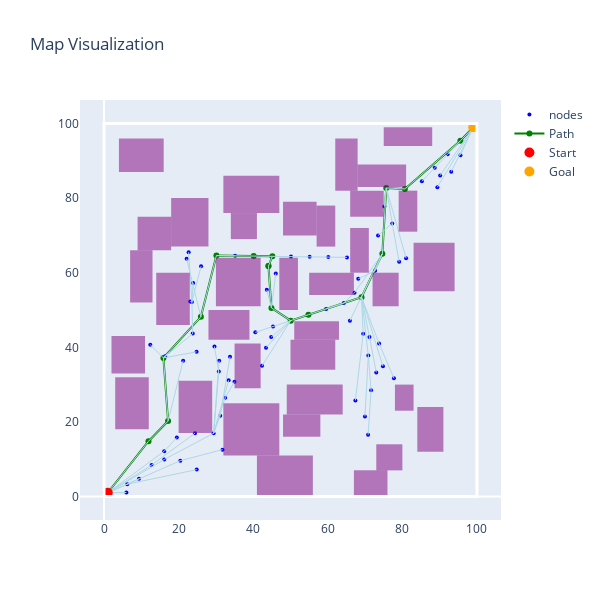

This figure's notebook cell:
### Code cell
visualize_map_shapes(multi_obs_map.grid, obs=multi_obs_map.obstacles, start=multi_obs_map.start, goal=multi_obs_map.goal,
                      path=result.path, nodes=list(map(lambda x: x.position, result.nodes)), edges=result.edges)

### Figure 1 — Plotly figure (JSON) as saved in the notebook; plotly's stock layout.template omitted (floating-point values rounded to 4 significant figures)
{"data": [{"marker": {"color": "blue", "size": 4}, "mode": "markers", "name": "nodes", "type": "scatter", "x": [1, 99, 6.0, 95.56, 92.11, 88.67, 85.23, 80.66, 9.38, 12.76, 16.14, 19.52, 24.38, 75.67, 29.38, 75.16, 31.15, 95.57, 32.49, 93.1, 34.98, 77.29, 30.77, 73.48, 74.63, 33.78, 72.69, 29.61, 68.16, 69.04, 24.82, 64.3, 59.55, 54.81, 50.06, 45.31, 40.57, 44.89, 20.46, 65.93, 23.78, 69.49, 31.77, 73.75, 6.223, 43.43, 25.97, 90.12, 23.13, 71.17, 21.22, 70.87, 23.89, 67.16, 33.41, 72.99, 16.16, 79.13, 26.02, 89.38, 22.69, 71.6, 24.84, 43.65, 16.36, 77.74, 17.18, 74.79, 22.15, 42.36, 12.41, 44.82, 11.92, 67.4, 30.87, 69.96, 15.93, 70.8, 23.56, 46.06, 30.13, 81.0, 35.13, 40.13, 45.13, 50.13, 55.13, 60.13, 65.13, 44.09, 44.09], "y": [1, 99, 1.069, 95.37, 91.75, 88.12, 84.5, 82.45, 4.753, 8.437, 12.12, 15.81, 16.96, 82.72, 16.95, 77.75, 21.62, 91.52, 26.44, 87.1, 30.78, 73.22, 33.48, 69.97, 65.1, 37.47, 60.5, 40.22, 58.37, 53.44, 38.78, 51.87, 50.3, 48.72, 47.15, 45.58, 44.0, 50.56, 9.604, 47.14, 43.67, 43.63, 12.56, 41.02, 3.291, 39.91, 48.17, 86.07, 52.28, 42.79, 36.42, 37.79, 57.22, 54.63, 31.15, 33.26, 9.921, 62.92, 61.75, 82.92, 65.47, 28.46, 7.2, 55.4, 37.61, 31.69, 20.22, 34.94, 63.73, 35.02, 40.67, 42.75, 14.81, 25.76, 36.39, 21.46, 37.16, 16.53, 52.15, 59.78, 64.59, 63.89, 64.52, 64.45, 64.38, 64.32, 64.25, 64.18, 64.11, 61.78, 61.78]}, {"line": {"color": "green"}, "marker": {"size": 6}, "mode": "lines+markers", "name": "Path", "type": "scatter", "x": [1, 11.92, 17.18, 15.93, 25.97, 30.13, 40.13, 45.13, 44.09, 44.09, 44.89, 50.06, 54.81, 69.04, 74.63, 75.67, 80.66, 95.56, 99], "y": [1, 14.81, 20.22, 37.16, 48.17, 64.59, 64.45, 64.38, 61.78, 61.78, 50.56, 47.15, 48.72, 53.44, 65.1, 82.72, 82.45, 95.37, 99]}, {"hoverinfo": "skip", "line": {"color": "lightblue", "width": 1}, "mode": "lines", "showlegend": false, "type": "scatter", "x": [1, 6.0], "y": [1, 1.069]}, {"hoverinfo": "skip", "line": {"color": "lightblue", "width": 1}, "mode": "lines", "showlegend": false, "type": "scatter", "x": [99, 95.56], "y": [99, 95.37]}, {"hoverinfo": "skip", "line": {"color": "lightblue", "width": 1}, "mode": "lines", "showlegend": false, "type": "scatter", "x": [95.56, 92.11], "y": [95.37, 91.75]}, {"hoverinfo": "skip", "line": {"color": "lightblue", "width": 1}, "mode": "lines", "showlegend": false, "type": "scatter", "x": [92.11, 88.67], "y": [91.75, 88.12]}, {"hoverinfo": "skip", "line": {"color": "lightblue", "width": 1}, "mode": "lines", "showlegend": false, "type": "scatter", "x": [88.67, 85.23], "y": [88.12, 84.5]}, {"hoverinfo": "skip", "line": {"color": "lightblue", "width": 1}, "mode": "lines", "showlegend": false, "type": "scatter", "x": [95.56, 80.66], "y": [95.37, 82.45]}, {"hoverinfo": "skip", "line": {"color": "lightblue", "width": 1}, "mode": "lines", "showlegend": false, "type": "scatter", "x": [1, 9.38], "y": [1, 4.753]}, {"hoverinfo": "skip", "line": {"color": "lightblue", "width": 1}, "mode": "lines", "showlegend": false, "type": "scatter", "x": [1, 12.76], "y": [1, 8.437]}, {"hoverinfo": "skip", "line": {"color": "lightblue", "width": 1}, "mode": "lines", "showlegend": false, "type": "scatter", "x": [1, 16.14], "y": [1, 12.12]}, {"hoverinfo": "skip", "line": {"color": "lightblue", "width": 1}, "mode": "lines", "showlegend": false, "type": "scatter", "x": [16.14, 19.52], "y": [12.12, 15.81]}, {"hoverinfo": "skip", "line": {"color": "lightblue", "width": 1}, "mode": "lines", "showlegend": false, "type": "scatter", "x": [12.76, 24.38], "y": [8.437, 16.96]}, {"hoverinfo": "skip", "line": {"color": "lightblue", "width": 1}, "mode": "lines", "showlegend": false, "type": "scatter", "x": [80.66, 75.67], "y": [82.45, 82.72]}, {"hoverinfo": "skip", "line": {"color": "lightblue", "width": 1}, "mode": "lines", "showlegend": false, "type": "scatter", "x": [75.67, 75.16], "y": [82.72, 77.75]}, {"hoverinfo": "skip", "line": {"color": "lightblue", "width": 1}, "mode": "lines", "showlegend": false, "type": "scatter", "x": [29.38, 31.15], "y": [16.95, 21.62]}, {"hoverinfo": "skip", "line": {"color": "lightblue", "width": 1}, "mode": "lines", "showlegend": false, "type": "scatter", "x": [99, 95.57], "y": [99, 91.52]}, {"hoverinfo": "skip", "line": {"color": "lightblue", "width": 1}, "mode": "lines", "showlegend": false, "type": "scatter", "x": [29.38, 32.49], "y": [16.95, 26.44]}, {"hoverinfo": "skip", "line": {"color": "lightblue", "width": 1}, "mode": "lines", "showlegend": false, "type": "scatter", "x": [99, 93.1], "y": [99, 87.1]}, {"hoverinfo": "skip", "line": {"color": "lightblue", "width": 1}, "mode": "lines", "showlegend": false, "type": "scatter", "x": [32.49, 34.98], "y": [26.44, 30.78]}, {"hoverinfo": "skip", "line": {"color": "lightblue", "width": 1}, "mode": "lines", "showlegend": false, "type": "scatter", "x": [75.67, 77.29], "y": [82.72, 73.22]}, {"hoverinfo": "skip", "line": {"color": "lightblue", "width": 1}, "mode": "lines", "showlegend": false, "type": "scatter", "x": [29.38, 30.77], "y": [16.95, 33.48]}, {"hoverinfo": "skip", "line": {"color": "lightblue", "width": 1}, "mode": "lines", "showlegend": false, "type": "scatter", "x": [77.29, 73.48], "y": [73.22, 69.97]}, {"hoverinfo": "skip", "line": {"color": "lightblue", "width": 1}, "mode": "lines", "showlegend": false, "type": "scatter", "x": [75.67, 74.63], "y": [82.72, 65.1]}, {"hoverinfo": "skip", "line": {"color": "lightblue", "width": 1}, "mode": "lines", "showlegend": false, "type": "scatter", "x": [31.15, 33.78], "y": [21.62, 37.47]}, {"hoverinfo": "skip", "line": {"color": "lightblue", "width": 1}, "mode": "lines", "showlegend": false, "type": "scatter", "x": [74.63, 72.69], "y": [65.1, 60.5]}, {"hoverinfo": "skip", "line": {"color": "lightblue", "width": 1}, "mode": "lines", "showlegend": false, "type": "scatter", "x": [30.77, 29.61], "y": [33.48, 40.22]}, {"hoverinfo": "skip", "line": {"color": "lightblue", "width": 1}, "mode": "lines", "showlegend": false, "type": "scatter", "x": [72.69, 68.16], "y": [60.5, 58.37]}, {"hoverinfo": "skip", "line": {"color": "lightblue", "width": 1}, "mode": "lines", "showlegend": false, "type": "scatter", "x": [74.63, 69.04], "y": [65.1, 53.44]}, {"hoverinfo": "skip", "line": {"color": "lightblue", "width": 1}, "mode": "lines", "showlegend": false, "type": "scatter", "x": [64.3, 59.55], "y": [51.87, 50.3]}, {"hoverinfo": "skip", "line": {"color": "lightblue", "width": 1}, "mode": "lines", "showlegend": false, "type": "scatter", "x": [69.04, 54.81], "y": [53.44, 48.72]}, {"hoverinfo": "skip", "line": {"color": "lightblue", "width": 1}, "mode": "lines", "showlegend": false, "type": "scatter", "x": [54.81, 50.06], "y": [48.72, 47.15]}, {"hoverinfo": "skip", "line": {"color": "lightblue", "width": 1}, "mode": "lines", "showlegend": false, "type": "scatter", "x": [50.06, 45.31], "y": [47.15, 45.58]}, {"hoverinfo": "skip", "line": {"color": "lightblue", "width": 1}, "mode": "lines", "showlegend": false, "type": "scatter", "x": [45.31, 40.57], "y": [45.58, 44.0]}, {"hoverinfo": "skip", "line": {"color": "lightblue", "width": 1}, "mode": "lines", "showlegend": false, "type": "scatter", "x": [50.06, 44.89], "y": [47.15, 50.56]}, {"hoverinfo": "skip", "line": {"color": "lightblue", "width": 1}, "mode": "lines", "showlegend": false, "type": "scatter", "x": [74.63, 65.93], "y": [65.1, 47.14]}, {"hoverinfo": "skip", "line": {"color": "lightblue", "width": 1}, "mode": "lines", "showlegend": false, "type": "scatter", "x": [69.04, 69.49], "y": [53.44, 43.63]}, {"hoverinfo": "skip", "line": {"color": "lightblue", "width": 1}, "mode": "lines", "showlegend": false, "type": "scatter", "x": [20.46, 31.77], "y": [9.604, 12.56]}, {"hoverinfo": "skip", "line": {"color": "lightblue", "width": 1}, "mode": "lines", "showlegend": false, "type": "scatter", "x": [69.04, 73.75], "y": [53.44, 41.02]}, {"hoverinfo": "skip", "line": {"color": "lightblue", "width": 1}, "mode": "lines", "showlegend": false, "type": "scatter", "x": [1, 6.223], "y": [1, 3.291]}, {"hoverinfo": "skip", "line": {"color": "lightblue", "width": 1}, "mode": "lines", "showlegend": false, "type": "scatter", "x": [6.223, 20.46], "y": [3.291, 9.604]}, {"hoverinfo": "skip", "line": {"color": "lightblue", "width": 1}, "mode": "lines", "showlegend": false, "type": "scatter", "x": [50.06, 43.43], "y": [47.15, 39.91]}, {"hoverinfo": "skip", "line": {"color": "lightblue", "width": 1}, "mode": "lines", "showlegend": false, "type": "scatter", "x": [99, 90.12], "y": [99, 86.07]}, {"hoverinfo": "skip", "line": {"color": "lightblue", "width": 1}, "mode": "lines", "showlegend": false, "type": "scatter", "x": [69.04, 71.17], "y": [53.44, 42.79]}, {"hoverinfo": "skip", "line": {"color": "lightblue", "width": 1}, "mode": "lines", "showlegend": false, "type": "scatter", "x": [69.04, 70.87], "y": [53.44, 37.79]}, {"hoverinfo": "skip", "line": {"color": "lightblue", "width": 1}, "mode": "lines", "showlegend": false, "type": "scatter", "x": [74.63, 67.16], "y": [65.1, 54.63]}, {"hoverinfo": "skip", "line": {"color": "lightblue", "width": 1}, "mode": "lines", "showlegend": false, "type": "scatter", "x": [67.16, 64.3], "y": [54.63, 51.87]}, {"hoverinfo": "skip", "line": {"color": "lightblue", "width": 1}, "mode": "lines", "showlegend": false, "type": "scatter", "x": [29.38, 33.41], "y": [16.95, 31.15]}, {"hoverinfo": "skip", "line": {"color": "lightblue", "width": 1}, "mode": "lines", "showlegend": false, "type": "scatter", "x": [71.17, 72.99], "y": [42.79, 33.26]}, {"hoverinfo": "skip", "line": {"color": "lightblue", "width": 1}, "mode": "lines", "showlegend": false, "type": "scatter", "x": [1, 16.16], "y": [1, 9.921]}, {"hoverinfo": "skip", "line": {"color": "lightblue", "width": 1}, "mode": "lines", "showlegend": false, "type": "scatter", "x": [16.16, 29.38], "y": [9.921, 16.95]}, {"hoverinfo": "skip", "line": {"color": "lightblue", "width": 1}, "mode": "lines", "showlegend": false, "type": "scatter", "x": [77.29, 79.13], "y": [73.22, 62.92]}, {"hoverinfo": "skip", "line": {"color": "lightblue", "width": 1}, "mode": "lines", "showlegend": false, "type": "scatter", "x": [99, 89.38], "y": [99, 82.92]}, {"hoverinfo": "skip", "line": {"color": "lightblue", "width": 1}, "mode": "lines", "showlegend": false, "type": "scatter", "x": [70.87, 71.6], "y": [37.79, 28.46]}, {"hoverinfo": "skip", "line": {"color": "lightblue", "width": 1}, "mode": "lines", "showlegend": false, "type": "scatter", "x": [6.223, 24.84], "y": [3.291, 7.2]}, {"hoverinfo": "skip", "line": {"color": "lightblue", "width": 1}, "mode": "lines", "showlegend": false, "type": "scatter", "x": [44.89, 43.65], "y": [50.56, 55.4]}, {"hoverinfo": "skip", "line": {"color": "lightblue", "width": 1}, "mode": "lines", "showlegend": false, "type": "scatter", "x": [73.75, 77.74], "y": [41.02, 31.69]}, {"hoverinfo": "skip", "line": {"color": "lightblue", "width": 1}, "mode": "lines", "showlegend": false, "type": "scatter", "x": [17.18, 21.22], "y": [20.22, 36.42]}, {"hoverinfo": "skip", "line": {"color": "lightblue", "width": 1}, "mode": "lines", "showlegend": false, "type": "scatter", "x": [69.04, 74.79], "y": [53.44, 34.94]}, {"hoverinfo": "skip", "line": {"color": "lightblue", "width": 1}, "mode": "lines", "showlegend": false, "type": "scatter", "x": [25.97, 22.15], "y": [48.17, 63.73]}, {"hoverinfo": "skip", "line": {"color": "lightblue", "width": 1}, "mode": "lines", "showlegend": false, "type": "scatter", "x": [50.06, 42.36], "y": [47.15, 35.02]}, {"hoverinfo": "skip", "line": {"color": "lightblue", "width": 1}, "mode": "lines", "showlegend": false, "type": "scatter", "x": [50.06, 44.82], "y": [47.15, 42.75]}, {"hoverinfo": "skip", "line": {"color": "lightblue", "width": 1}, "mode": "lines", "showlegend": false, "type": "scatter", "x": [1, 11.92], "y": [1, 14.81]}, {"hoverinfo": "skip", "line": {"color": "lightblue", "width": 1}, "mode": "lines", "showlegend": false, "type": "scatter", "x": [11.92, 17.18], "y": [14.81, 20.22]}, {"hoverinfo": "skip", "line": {"color": "lightblue", "width": 1}, "mode": "lines", "showlegend": false, "type": "scatter", "x": [69.49, 67.4], "y": [43.63, 25.76]}, {"hoverinfo": "skip", "line": {"color": "lightblue", "width": 1}, "mode": "lines", "showlegend": false, "type": "scatter", "x": [29.38, 30.87], "y": [16.95, 36.39]}, {"hoverinfo": "skip", "line": {"color": "lightblue", "width": 1}, "mode": "lines", "showlegend": false, "type": "scatter", "x": [70.87, 69.96], "y": [37.79, 21.46]}, {"hoverinfo": "skip", "line": {"color": "lightblue", "width": 1}, "mode": "lines", "showlegend": false, "type": "scatter", "x": [17.18, 15.93], "y": [20.22, 37.16]}, {"hoverinfo": "skip", "line": {"color": "lightblue", "width": 1}, "mode": "lines", "showlegend": false, "type": "scatter", "x": [15.93, 24.82], "y": [37.16, 38.78]}, {"hoverinfo": "skip", "line": {"color": "lightblue", "width": 1}, "mode": "lines", "showlegend": false, "type": "scatter", "x": [15.93, 23.78], "y": [37.16, 43.67]}, {"hoverinfo": "skip", "line": {"color": "lightblue", "width": 1}, "mode": "lines", "showlegend": false, "type": "scatter", "x": [15.93, 25.97], "y": [37.16, 48.17]}, {"hoverinfo": "skip", "line": {"color": "lightblue", "width": 1}, "mode": "lines", "showlegend": false, "type": "scatter", "x": [15.93, 16.36], "y": [37.16, 37.61]}, {"hoverinfo": "skip", "line": {"color": "lightblue", "width": 1}, "mode": "lines", "showlegend": false, "type": "scatter", "x": [15.93, 12.41], "y": [37.16, 40.67]}, {"hoverinfo": "skip", "line": {"color": "lightblue", "width": 1}, "mode": "lines", "showlegend": false, "type": "scatter", "x": [71.6, 70.8], "y": [28.46, 16.53]}, {"hoverinfo": "skip", "line": {"color": "lightblue", "width": 1}, "mode": "lines", "showlegend": false, "type": "scatter", "x": [23.78, 23.56], "y": [43.67, 52.15]}, {"hoverinfo": "skip", "line": {"color": "lightblue", "width": 1}, "mode": "lines", "showlegend": false, "type": "scatter", "x": [23.56, 23.13], "y": [52.15, 52.28]}, {"hoverinfo": "skip", "line": {"color": "lightblue", "width": 1}, "mode": "lines", "showlegend": false, "type": "scatter", "x": [23.56, 23.89], "y": [52.15, 57.22]}, {"hoverinfo": "skip", "line": {"color": "lightblue", "width": 1}, "mode": "lines", "showlegend": false, "type": "scatter", "x": [23.56, 26.02], "y": [52.15, 61.75]}, {"hoverinfo": "skip", "line": {"color": "lightblue", "width": 1}, "mode": "lines", "showlegend": false, "type": "scatter", "x": [23.56, 22.69], "y": [52.15, 65.47]}, {"hoverinfo": "skip", "line": {"color": "lightblue", "width": 1}, "mode": "lines", "showlegend": false, "type": "scatter", "x": [44.89, 46.06], "y": [50.56, 59.78]}, {"hoverinfo": "skip", "line": {"color": "lightblue", "width": 1}, "mode": "lines", "showlegend": false, "type": "scatter", "x": [25.97, 30.13], "y": [48.17, 64.59]}, {"hoverinfo": "skip", "line": {"color": "lightblue", "width": 1}, "mode": "lines", "showlegend": false, "type": "scatter", "x": [75.67, 81.0], "y": [82.72, 63.89]}, {"hoverinfo": "skip", "line": {"color": "lightblue", "width": 1}, "mode": "lines", "showlegend": false, "type": "scatter", "x": [30.13, 35.13], "y": [64.59, 64.52]}, {"hoverinfo": "skip", "line": {"color": "lightblue", "width": 1}, "mode": "lines", "showlegend": false, "type": "scatter", "x": [30.13, 40.13], "y": [64.59, 64.45]}, {"hoverinfo": "skip", "line": {"color": "lightblue", "width": 1}, "mode": "lines", "showlegend": false, "type": "scatter", "x": [40.13, 45.13], "y": [64.45, 64.38]}, {"hoverinfo": "skip", "line": {"color": "lightblue", "width": 1}, "mode": "lines", "showlegend": false, "type": "scatter", "x": [45.13, 50.13], "y": [64.38, 64.32]}, {"hoverinfo": "skip", "line": {"color": "lightblue", "width": 1}, "mode": "lines", "showlegend": false, "type": "scatter", "x": [50.13, 55.13], "y": [64.32, 64.25]}, {"hoverinfo": "skip", "line": {"color": "lightblue", "width": 1}, "mode": "lines", "showlegend": false, "type": "scatter", "x": [55.13, 60.13], "y": [64.25, 64.18]}, {"hoverinfo": "skip", "line": {"color": "lightblue", "width": 1}, "mode": "lines", "showlegend": false, "type": "scatter", "x": [60.13, 65.13], "y": [64.18, 64.11]}, {"hoverinfo": "skip", "line": {"color": "lightblue", "width": 1}, "mode": "lines", "showlegend": false, "type": "scatter", "x": [45.13, 44.09], "y": [64.38, 61.78]}, {"hoverinfo": "skip", "line": {"color": "lightblue", "width": 1}, "mode": "lines", "showlegend": false, "type": "scatter", "x": [44.89, 44.09], "y": [50.56, 61.78]}, {"marker": {"color": "red", "size": 10}, "mode": "markers", "name": "Start", "type": "scatter", "x": [1], "y": [1]}, {"marker": {"color": "orange", "size": 10}, "mode": "markers", "name": "Goal", "type": "scatter", "x": [99], "y": [99]}], "layout": {"height": 600, "shapes": [{"fillcolor": "purple", "line": {"width": 0}, "opacity": 0.5, "type": "rect", "x0": 48, "x1": 57, "y0": 70, "y1": 79}, {"fillcolor": "purple", "line": {"width": 0}, "opacity": 0.5, "type": "rect", "x0": 47, "x1": 52, "y0": 50, "y1": 64}, {"fillcolor": "purple", "line": {"width": 0}, "opacity": 0.5, "type": "rect", "x0": 79, "x1": 84, "y0": 71, "y1": 82}, {"fillcolor": "purple", "line": {"width": 0}, "opacity": 0.5, "type": "rect", "x0": 35, "x1": 42, "y0": 29, "y1": 41}, {"fillcolor": "purple", "line": {"width": 0}, "opacity": 0.5, "type": "rect", "x0": 18, "x1": 28, "y0": 67, "y1": 80}, {"fillcolor": "purple", "line": {"width": 0}, "opacity": 0.5, "type": "rect", "x0": 66, "x1": 75, "y0": 75, "y1": 82}, {"fillcolor": "purple", "line": {"width": 0}, "opacity": 0.5, "type": "rect", "x0": 68, "x1": 81, "y0": 83, "y1": 89}, {"fillcolor": "purple", "line": {"width": 0}, "opacity": 0.5, "type": "rect", "x0": 55, "x1": 67, "y0": 54, "y1": 60}, {"fillcolor": "purple", "line": {"width": 0}, "opacity": 0.5, "type": "rect", "x0": 49, "x1": 64, "y0": 22, "y1": 30}, {"fillcolor": "purple", "line": {"width": 0}, "opacity": 0.5, "type": "rect", "x0": 32, "x1": 47, "y0": 76, "y1": 86}, {"fillcolor": "purple", "line": {"width": 0}, "opacity": 0.5, "type": "rect", "x0": 41, "x1": 56, "y0": 0, "y1": 11}, {"fillcolor": "purple", "line": {"width": 0}, "opacity": 0.5, "type": "rect", "x0": 51, "x1": 63, "y0": 42, "y1": 47}, {"fillcolor": "purple", "line": {"width": 0}, "opacity": 0.5, "type": "rect", "x0": 14, "x1": 23, "y0": 46, "y1": 60}, {"fillcolor": "purple", "line": {"width": 0}, "opacity": 0.5, "type": "rect", "x0": 84, "x1": 91, "y0": 12, "y1": 24}, {"fillcolor": "purple", "line": {"width": 0}, "opacity": 0.5, "type": "rect", "x0": 20, "x1": 29, "y0": 17, "y1": 31}, {"fillcolor": "purple", "line": {"width": 0}, "opacity": 0.5, "type": "rect", "x0": 3, "x1": 12, "y0": 18, "y1": 32}, {"fillcolor": "purple", "line": {"width": 0}, "opacity": 0.5, "type": "rect", "x0": 9, "x1": 18, "y0": 66, "y1": 75}, {"fillcolor": "purple", "line": {"width": 0}, "opacity": 0.5, "type": "rect", "x0": 73, "x1": 80, "y0": 7, "y1": 14}, {"fillcolor": "purple", "line": {"width": 0}, "opacity": 0.5, "type": "rect", "x0": 32, "x1": 47, "y0": 11, "y1": 25}, {"fillcolor": "purple", "line": {"width": 0}, "opacity": 0.5, "type": "rect", "x0": 83, "x1": 94, "y0": 55, "y1": 68}, {"fillcolor": "purple", "line": {"width": 0}, "opacity": 0.5, "type": "rect", "x0": 30, "x1": 42, "y0": 51, "y1": 64}, {"fillcolor": "purple", "line": {"width": 0}, "opacity": 0.5, "type": "rect", "x0": 50, "x1": 62, "y0": 34, "y1": 42}, {"fillcolor": "purple", "line": {"width": 0}, "opacity": 0.5, "type": "rect", "x0": 34, "x1": 41, "y0": 69, "y1": 76}, {"fillcolor": "purple", "line": {"width": 0}, "opacity": 0.5, "type": "rect", "x0": 4, "x1": 16, "y0": 87, "y1": 96}, {"fillcolor": "purple", "line": {"width": 0}, "opacity": 0.5, "type": "rect", "x0": 78, "x1": 83, "y0": 23, "y1": 30}, {"fillcolor": "purple", "line": {"width": 0}, "opacity": 0.5, "type": "rect", "x0": 72, "x1": 79, "y0": 51, "y1": 60}, {"fillcolor": "purple", "line": {"width": 0}, "opacity": 0.5, "type": "rect", "x0": 48, "x1": 58, "y0": 16, "y1": 22}, {"fillcolor": "purple", "line": {"width": 0}, "opacity": 0.5, "type": "rect", "x0": 75, "x1": 88, "y0": 94, "y1": 99}, {"fillcolor": "purple", "line": {"width": 0}, "opacity": 0.5, "type": "rect", "x0": 62, "x1": 68, "y0": 82, "y1": 96}, {"fillcolor": "purple", "line": {"width": 0}, "opacity": 0.5, "type": "rect", "x0": 57, "x1": 62, "y0": 67, "y1": 78}, {"fillcolor": "purple", "line": {"width": 0}, "opacity": 0.5, "type": "rect", "x0": 2, "x1": 11, "y0": 33, "y1": 43}, {"fillcolor": "purple", "line": {"width": 0}, "opacity": 0.5, "type": "rect", "x0": 67, "x1": 76, "y0": 0, "y1": 7}, {"fillcolor": "purple", "line": {"width": 0}, "opacity": 0.5, "type": "rect", "x0": 28, "x1": 39, "y0": 42, "y1": 50}, {"fillcolor": "purple", "line": {"width": 0}, "opacity": 0.5, "type": "rect", "x0": 66, "x1": 71, "y0": 60, "y1": 72}, {"fillcolor": "purple", "line": {"width": 0}, "opacity": 0.5, "type": "rect", "x0": 7, "x1": 13, "y0": 52, "y1": 66}, {"fillcolor": "rgba(0,0,0,0)", "layer": "above", "line": {"color": "white", "width": 3}, "type": "rect", "x0": 0, "x1": 100, "y0": 0, "y1": 100}], "title": {"text": "Map Visualization"}, "width": 600, "xaxis": {"scaleanchor": "y", "showgrid": false}, "yaxis": {"showgrid": false}}}
